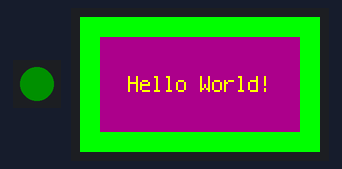
The program below on a simulated Raspberry Pi Pico running CircuitPython. Parts: 1 RGB LEDs in strip order, left to right, 240×135 colour display. Dim RGB values are drawn brighter than linear; what the program prints to the serial console is not drawn.

Above: at 0.25 s.
At 0.6 s:
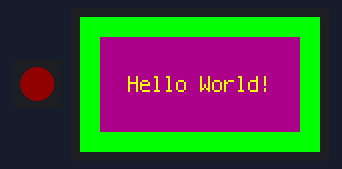
Timing chart, 0 to 130.0 s (numbered marks = the images above):
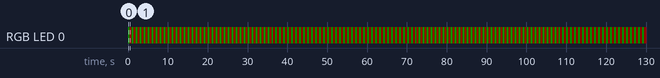

Measured:
- by itself, RGB LED 0: alternates RGB(16, 0, 0) for 0.50 s and RGB(0, 16, 0) for 0.50 s
- what the display in image 0 shows lasts 0.5 s, from 0.0 s to 0.5 s

The program:

code.py
```python
import board
import time
import busio
import displayio
import terminalio
import neopixel
from adafruit_display_text import label
from adafruit_st7789 import ST7789

# Onboard neopixel LED
# Note, order is GRB not RGB for wiring
GREEN = 0x100000
RED = 0x001000
BLUE = 0x000010

pixels = neopixel.NeoPixel(board.NEOPIXEL, 1)

# DISPLAY settings
DISPLAY_WIDTH = 240
DISPLAY_HEIGHT = 135
DISPLAY_ROWSTART = 40
DISPLAY_COLSTART = 53
DISPLAY_ROTATION = 270

# First set some parameters used for shapes and text
BORDER = 20
FONTSCALE = 2
BACKGROUND_COLOR = 0x00FF00  # Bright Green
FOREGROUND_COLOR = 0xAA0088  # Purple
TEXT_COLOR = 0xFFFF00

SPI_CLK = board.GP2  # SPI0 clock
SPI_MOSI = board.GP3  # SPI0 TX - to drive display
SPI_MISO = board.GP0  # SPI0 RX - not needed for display, but will use for SD card
TFT_RST = board.GP4  # Reset for display
TFT_CS = board.GP1  # Chip Select for display
TFT_DC = board.GP5  # Data/Cmd for display
SPI_CLOCK_RATE = 1000000

displayio.release_displays()

spi = busio.SPI(SPI_CLK, SPI_MOSI, SPI_MISO)

display_bus = displayio.FourWire(
    spi, command=TFT_DC, chip_select=TFT_CS, reset=TFT_RST, baudrate=SPI_CLOCK_RATE
)

display = ST7789(
    display_bus,
    rotation=DISPLAY_ROTATION,
    width=DISPLAY_WIDTH,
    height=DISPLAY_HEIGHT,
    rowstart=DISPLAY_ROWSTART,
    colstart=DISPLAY_COLSTART,
)


print("Let's get this display started!")

# Make the display context
splash = displayio.Group()
display.show(splash)

color_bitmap = displayio.Bitmap(display.width, display.height, 1)
color_palette = displayio.Palette(1)
color_palette[0] = BACKGROUND_COLOR

bg_sprite = displayio.TileGrid(color_bitmap, pixel_shader=color_palette, x=0, y=0)
splash.append(bg_sprite)

# Draw a smaller inner rectangle
inner_bitmap = displayio.Bitmap(
    display.width - BORDER * 2, display.height - BORDER * 2, 1
)
inner_palette = displayio.Palette(1)
inner_palette[0] = FOREGROUND_COLOR
inner_sprite = displayio.TileGrid(
    inner_bitmap, pixel_shader=inner_palette, x=BORDER, y=BORDER
)
splash.append(inner_sprite)


# Draw a label
text = "Hello World!"
text_area = label.Label(terminalio.FONT, text=text, color=TEXT_COLOR)
text_width = text_area.bounding_box[2] * FONTSCALE
text_group = displayio.Group(
    scale=FONTSCALE,
    x=display.width // 2 - text_width // 2,
    y=display.height // 2,
)
text_group.append(text_area)  # Subgroup for text scaling
splash.append(text_group)


while True:
    pixels[0] = RED
    time.sleep(0.5)
    pixels[0] = GREEN
    time.sleep(0.5)
```
